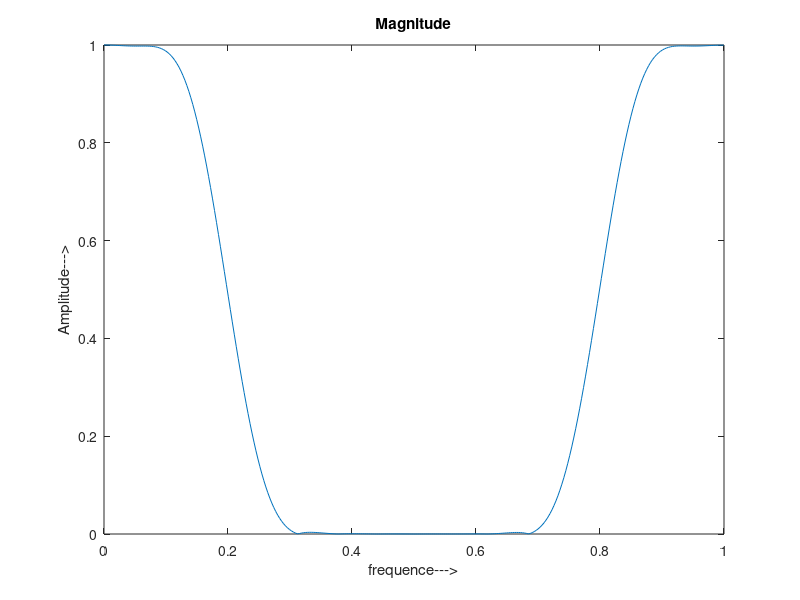
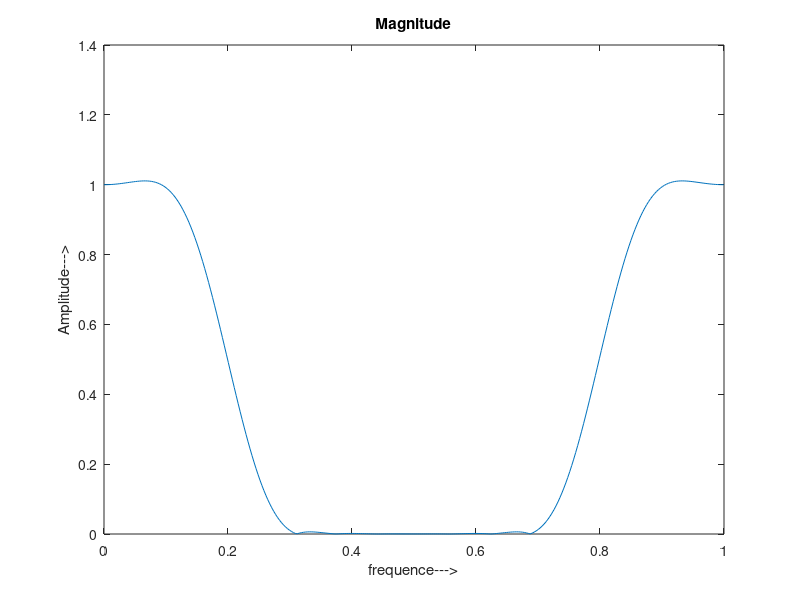
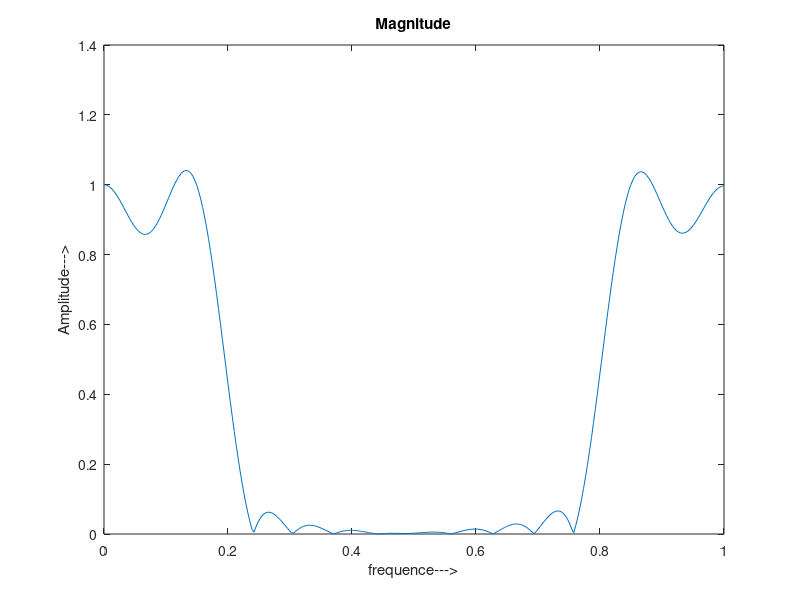
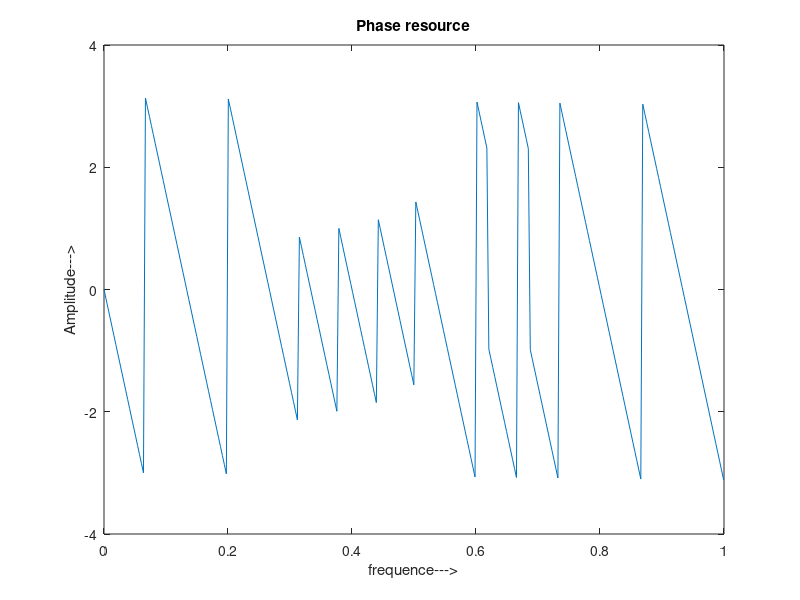

Here is the MATLAB script that generated these plots, in order:
clc;
close all;
N=31;
wc=[0.2*pi,0.8*pi];
A=fir1(N-1,wc/pi,'stop',hamming(N));
w=0:0.01:pi;
h=freqz(A,1,w);
figure (1);
plot(w/pi,abs(h));
xlabel('frequence--->');
ylabel('Amplitude--->');
title('Magnitude');

A1=fir1(N-1,wc/pi,'stop',hanning(N));
w=0:0.01:pi;
h1=freqz(A1,1,w);
figure (2);
plot(w/pi,abs(h1));
xlabel('frequence--->');
ylabel('Amplitude--->');
title('Magnitude');

A2=fir1(N-1,wc/pi,'stop',rectwin(N));
w=0:0.01:pi;
h2=freqz(A2,1,w);
figure (3);
plot(w/pi,abs(h2));
xlabel('frequence--->');
ylabel('Amplitude--->');
title('Magnitude');



figure (4);
plot(w/pi,angle(h));
xlabel('frequence--->');
ylabel('Amplitude--->');
title('Phase resource');
